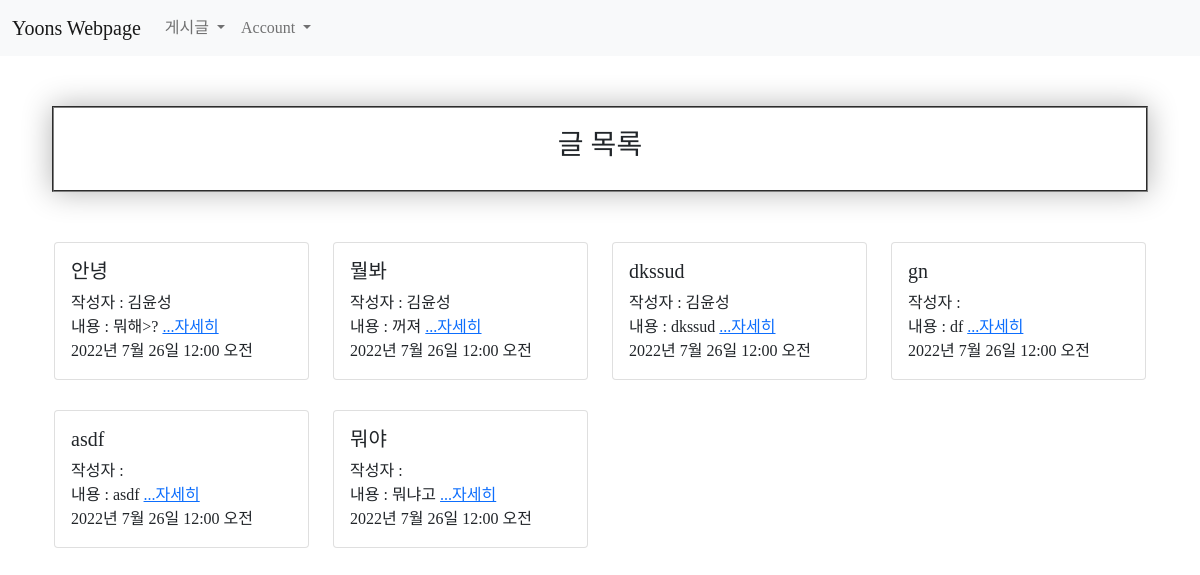
The page /list/ on the database as committed earlier.
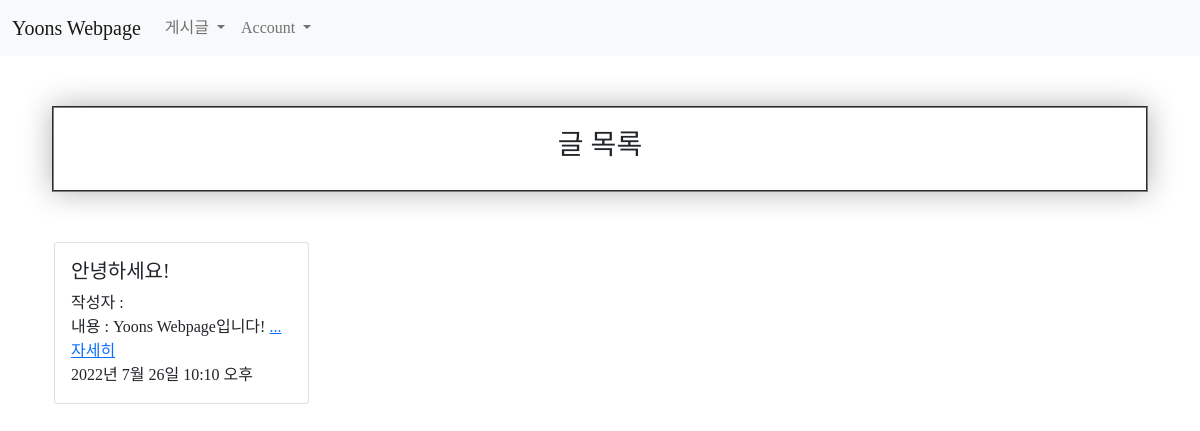
The same page on the database as committed later.
### main/models.py (models this page shows, shortened)
class Post(models.Model):
    id = models.AutoField(primary_key=True)
    title = models.CharField(max_length=200)
    writer = models.ForeignKey(User, on_delete=models.CASCADE)
    pub_date = models.DateTimeField()
    body = models.TextField()
    image = models.ImageField(upload_to = "post/", blank=True, null=True)
    like_user_set = models.ManyToManyField(User, blank=True, related_name='likes_user_set',through='Like')
    dislike_user_set = models.ManyToManyField(User, blank=True, related_name='dislikes_user_set',through='Dislike')
    def summary(self):
        return self.body[:20]

### main/views.py (the view)
# urls.py: path('list/', list, name="list"),
def list(request):
    posts = Post.objects.all()
    return render(request, 'main/list.html',{'posts':posts})

### main/templates/main/list.html
{% extends 'base.html' %}
{% load static %}
{% block content %}
    <div class="hello">
        <h3>글 목록</h3></div>
    <div class="container">
        <div class="row">
            {% for post in posts %}
                <div class="col-md-3 col-6 item_list__card">
                    <div class="card" style="font-family: 'scd3';">
                            <div class="card-body" style="font-size:16px">
                                <h5 class="card-title">{{ post.title }}</h5>
                                작성자 : {{post.writer.last_name}}{{post.writer.first_name}}<br>
                                내용 : {{post.summary}}
                                <a href="{% url 'main:detail' post.id %}">...자세히</a><br>
                                {{post.pub_date}}
                                <br>
                            </div>
                    </div>
                </div>
            {% endfor %}
        </div>
    </div>
{% endblock content %}

Rows that differ between the two databases and show on the page:
removed Post: title "안녕", writer.last_name "김", writer.first_name "윤성", summary "뭐해>?", pub_date "2022년 7월 26일 12:00 오전"
removed Post: title "뭘봐", writer.last_name "김", writer.first_name "윤성", summary "꺼져", pub_date "2022년 7월 26일 12:00 오전"
removed Post: title "dkssud", writer.last_name "김", writer.first_name "윤성", summary "dkssud", pub_date "2022년 7월 26일 12:00 오전"
removed Post: title "gn", summary "df", pub_date "2022년 7월 26일 12:00 오전"
removed Post: title "asdf", summary "asdf", pub_date "2022년 7월 26일 12:00 오전"
removed Post: title "뭐야", summary "뭐냐고", pub_date "2022년 7월 26일 12:00 오전"
added Post: title "안녕하세요!", summary "Yoons Webpage입니다!", pub_date "2022년 7월 26일 10:10 오후"
